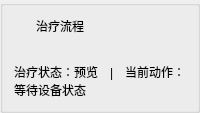
       <widget class="QGroupBox" name="groupBoxTreatmentFlow">
        <property name="title">
         <string/>
        </property>
        <layout class="QVBoxLayout" name="verticalLayout_flowBox">
         <property name="spacing">
          <number>6</number>
         </property>
         <item>
          <layout class="QHBoxLayout" name="horizontalLayout_title_flow">
           <property name="leftMargin">
            <number>0</number>
           </property>
           <property name="topMargin">
            <number>0</number>
           </property>
           <property name="rightMargin">
            <number>0</number>
           </property>
           <property name="bottomMargin">
            <number>0</number>
           </property>
           <item>
            <widget class="QLabel" name="label_icon_flow">
             <property name="minimumSize">
              <size>
               <width>16</width>
               <height>16</height>
              </size>
             </property>
             <property name="maximumSize">
              <size>
               <width>16</width>
               <height>16</height>
              </size>
             </property>
             <property name="text">
              <string/>
             </property>
            </widget>
           </item>
           <item>
            <widget class="QLabel" name="label_title_flow">
             <property name="text">
              <string>治疗流程</string>
             </property>
            </widget>
           </item>
           <item>
            <spacer name="horizontalSpacer_title_flow">
             <property name="orientation">
              <enum>Qt::Orientation::Horizontal</enum>
             </property>
             <property name="sizeHint" stdset="0">
              <size>
               <width>0</width>
               <height>0</height>
              </size>
             </property>
            </spacer>
           </item>
          </layout>
         </item>
         <item>
          <layout class="QHBoxLayout" name="horizontalLayout_6">
           <property name="leftMargin">
            <number>8</number>
           </property>
           <property name="topMargin">
            <number>8</number>
           </property>
           <property name="rightMargin">
            <number>8</number>
           </property>
           <property name="bottomMargin">
            <number>8</number>
           </property>
           <item>
            <widget class="QWidget" name="qmlStepContainer" native="true">
             <layout class="QHBoxLayout" name="horizontalLayout_4">
              <property name="leftMargin">
               <number>0</number>
              </property>
              <property name="topMargin">
               <number>0</number>
              </property>
              <property name="rightMargin">
               <number>0</number>
              </property>
              <property name="bottomMargin">
               <number>0</number>
              </property>
             </layout>
            </widget>
           </item>
          </layout>
         </item>
         <item>
          <widget class="QLabel" name="labelCurrentTreatmentAction">
           <property name="minimumSize">
            <size>
             <width>0</width>
             <height>32</height>
            </size>
           </property>
           <property name="text">
            <string>治疗状态：预览　|　当前动作：等待设备状态</string>
           </property>
           <property name="alignment">
            <set>Qt::AlignmentFlag::AlignLeading|Qt::AlignmentFlag::AlignLeft|Qt::AlignmentFlag::AlignVCenter</set>
           </property>
           <property name="wordWrap">
            <bool>true</bool>
           </property>
          </widget>
         </item>
        </layout>
       </widget>
